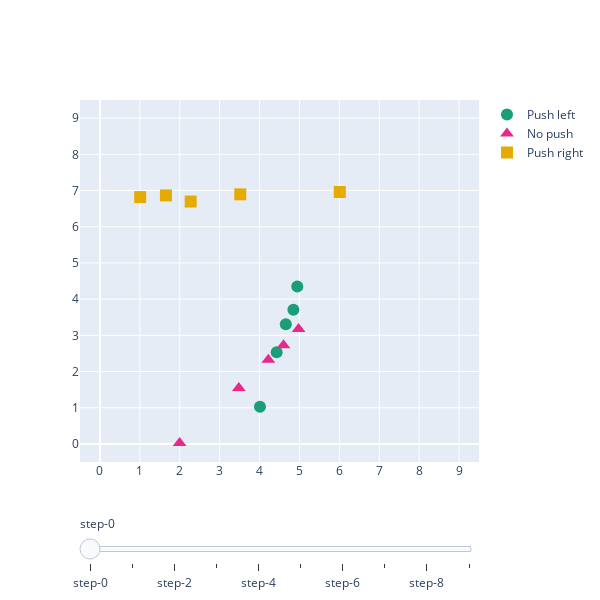

This figure's notebook cell:
### Code cell
plot_nodes_changes(stats_cr["mlgng_nodes"][160:170], 
                rewards=stats_cr["cumulative_reward"][160:170],
                action_names=act_dict, 
                symbols=act_symbol_plotly, 
                colors=act_color_plotly,
                frequency=1)

### Figure 1 — Plotly figure (JSON) as saved in the notebook; plotly's stock layout.template omitted (floating-point values rounded to 4 significant figures)
{"data": [{"marker": {"color": "rgba(27,158,119,1)", "size": 12, "symbol": 0}, "mode": "markers", "name": "Push left", "type": "scatter", "visible": true, "x": [4.946, 4.011, 4.429, 4.658, 4.849], "y": [4.349, 1.028, 2.533, 3.305, 3.706]}, {"marker": {"color": "rgba(231,41,138,1)", "size": 12, "symbol": 5}, "mode": "markers", "name": "No push", "type": "scatter", "visible": true, "x": [4.978, 1.997, 3.481, 4.221, 4.601], "y": [3.171, 0.0226, 1.541, 2.324, 2.722]}, {"marker": {"color": "rgba(230,171,2,1)", "size": 12, "symbol": 1}, "mode": "markers", "name": "Push right", "type": "scatter", "visible": true, "x": [1.008, 6.01, 3.517, 2.274, 1.653], "y": [6.818, 6.958, 6.894, 6.695, 6.864]}, {"marker": {"color": "rgba(27,158,119,1)", "size": 12, "symbol": 0}, "mode": "markers", "name": "Push left", "type": "scatter", "visible": false, "x": [4.946, 4.011, 4.426, 4.657, 4.849], "y": [4.349, 1.028, 2.534, 3.306, 3.706]}, {"marker": {"color": "rgba(231,41,138,1)", "size": 12, "symbol": 5}, "mode": "markers", "name": "No push", "type": "scatter", "visible": false, "x": [4.977, 1.997, 3.481, 4.221, 4.601], "y": [3.173, 0.0226, 1.541, 2.324, 2.722]}, {"marker": {"color": "rgba(230,171,2,1)", "size": 12, "symbol": 1}, "mode": "markers", "name": "Push right", "type": "scatter", "visible": false, "x": [1.007, 6.01, 3.517, 2.274, 1.653], "y": [6.817, 6.958, 6.892, 6.694, 6.864]}, {"marker": {"color": "rgba(27,158,119,1)", "size": 12, "symbol": 0}, "mode": "markers", "name": "Push left", "type": "scatter", "visible": false, "x": [4.945, 4.01, 4.424, 4.656, 4.848], "y": [4.35, 1.028, 2.534, 3.306, 3.706]}, {"marker": {"color": "rgba(231,41,138,1)", "size": 12, "symbol": 5}, "mode": "markers", "name": "No push", "type": "scatter", "visible": false, "x": [4.975, 1.997, 3.481, 4.219, 4.599], "y": [3.176, 0.0226, 1.541, 2.325, 2.724]}, {"marker": {"color": "rgba(230,171,2,1)", "size": 12, "symbol": 1}, "mode": "markers", "name": "Push right", "type": "scatter", "visible": false, "x": [1.008, 6.01, 3.517, 2.274, 1.653], "y": [6.814, 6.958, 6.891, 6.69, 6.863]}, {"marker": {"color": "rgba(27,158,119,1)", "size": 12, "symbol": 0}, "mode": "markers", "name": "Push left", "type": "scatter", "visible": false, "x": [4.943, 4.01, 4.424, 4.655, 4.848], "y": [4.351, 1.028, 2.534, 3.306, 3.706]}, {"marker": {"color": "rgba(231,41,138,1)", "size": 12, "symbol": 5}, "mode": "markers", "name": "No push", "type": "scatter", "visible": false, "x": [4.975, 1.997, 3.481, 4.219, 4.599], "y": [3.18, 0.0226, 1.541, 2.325, 2.724]}, {"marker": {"color": "rgba(230,171,2,1)", "size": 12, "symbol": 1}, "mode": "markers", "name": "Push right", "type": "scatter", "visible": false, "x": [1.008, 6.01, 3.517, 2.275, 1.653], "y": [6.814, 6.957, 6.888, 6.689, 6.863]}, {"marker": {"color": "rgba(27,158,119,1)", "size": 12, "symbol": 0}, "mode": "markers", "name": "Push left", "type": "scatter", "visible": false, "x": [4.942, 4.01, 4.422, 4.654, 4.848], "y": [4.353, 1.029, 2.534, 3.307, 3.707]}, {"marker": {"color": "rgba(231,41,138,1)", "size": 12, "symbol": 5}, "mode": "markers", "name": "No push", "type": "scatter", "visible": false, "x": [4.976, 1.997, 3.481, 4.218, 4.599], "y": [3.18, 0.0226, 1.541, 2.326, 2.724]}, {"marker": {"color": "rgba(230,171,2,1)", "size": 12, "symbol": 1}, "mode": "markers", "name": "Push right", "type": "scatter", "visible": false, "x": [1.007, 6.01, 3.518, 2.275, 1.653], "y": [6.813, 6.958, 6.888, 6.689, 6.863]}, {"marker": {"color": "rgba(27,158,119,1)", "size": 12, "symbol": 0}, "mode": "markers", "name": "Push left", "type": "scatter", "visible": false, "x": [4.94, 4.01, 4.422, 4.654, 4.847], "y": [4.354, 1.029, 2.535, 3.307, 3.707]}, {"marker": {"color": "rgba(231,41,138,1)", "size": 12, "symbol": 5}, "mode": "markers", "name": "No push", "type": "scatter", "visible": false, "x": [4.975, 1.997, 3.481, 4.218, 4.599], "y": [3.182, 0.0226, 1.541, 2.326, 2.724]}, {"marker": {"color": "rgba(230,171,2,1)", "size": 12, "symbol": 1}, "mode": "markers", "name": "Push right", "type": "scatter", "visible": false, "x": [1.007, 6.01, 3.518, 2.275, 1.653], "y": [6.812, 6.957, 6.886, 6.686, 6.863]}, {"marker": {"color": "rgba(27,158,119,1)", "size": 12, "symbol": 0}, "mode": "markers", "name": "Push left", "type": "scatter", "visible": false, "x": [4.94, 4.01, 4.421, 4.653, 4.847], "y": [4.355, 1.029, 2.535, 3.307, 3.707]}, {"marker": {"color": "rgba(231,41,138,1)", "size": 12, "symbol": 5}, "mode": "markers", "name": "No push", "type": "scatter", "visible": false, "x": [4.974, 1.997, 3.48, 4.217, 4.597], "y": [3.183, 0.0226, 1.541, 2.327, 2.726]}, {"marker": {"color": "rgba(230,171,2,1)", "size": 12, "symbol": 1}, "mode": "markers", "name": "Push right", "type": "scatter", "visible": false, "x": [1.007, 6.01, 3.518, 2.276, 1.653], "y": [6.812, 6.957, 6.885, 6.685, 6.863]}, {"marker": {"color": "rgba(27,158,119,1)", "size": 12, "symbol": 0}, "mode": "markers", "name": "Push left", "type": "scatter", "visible": false, "x": [4.94, 4.01, 4.42, 4.653, 4.847], "y": [4.356, 1.029, 2.535, 3.308, 3.707]}, {"marker": {"color": "rgba(231,41,138,1)", "size": 12, "symbol": 5}, "mode": "markers", "name": "No push", "type": "scatter", "visible": false, "x": [4.973, 1.997, 3.479, 4.216, 4.597], "y": [3.187, 0.0228, 1.543, 2.328, 2.726]}, {"marker": {"color": "rgba(230,171,2,1)", "size": 12, "symbol": 1}, "mode": "markers", "name": "Push right", "type": "scatter", "visible": false, "x": [1.007, 6.01, 3.519, 2.276, 1.653], "y": [6.81, 6.957, 6.883, 6.683, 6.862]}, {"marker": {"color": "rgba(27,158,119,1)", "size": 12, "symbol": 0}, "mode": "markers", "name": "Push left", "type": "scatter", "visible": false, "x": [4.939, 4.01, 4.418, 4.652, 4.847], "y": [4.357, 1.029, 2.536, 3.308, 3.707]}, {"marker": {"color": "rgba(231,41,138,1)", "size": 12, "symbol": 5}, "mode": "markers", "name": "No push", "type": "scatter", "visible": false, "x": [4.973, 1.997, 3.479, 4.214, 4.596], "y": [3.192, 0.0228, 1.543, 2.329, 2.728]}, {"marker": {"color": "rgba(230,171,2,1)", "size": 12, "symbol": 1}, "mode": "markers", "name": "Push right", "type": "scatter", "visible": false, "x": [1.007, 6.009, 3.519, 2.276, 1.654], "y": [6.81, 6.957, 6.883, 6.683, 6.863]}, {"marker": {"color": "rgba(27,158,119,1)", "size": 12, "symbol": 0}, "mode": "markers", "name": "Push left", "type": "scatter", "visible": false, "x": [4.939, 4.01, 4.416, 4.65, 4.847], "y": [4.358, 1.029, 2.536, 3.309, 3.707]}, {"marker": {"color": "rgba(231,41,138,1)", "size": 12, "symbol": 5}, "mode": "markers", "name": "No push", "type": "scatter", "visible": false, "x": [4.97, 1.997, 3.479, 4.214, 4.594], "y": [3.194, 0.0228, 1.543, 2.329, 2.729]}, {"marker": {"color": "rgba(230,171,2,1)", "size": 12, "symbol": 1}, "mode": "markers", "name": "Push right", "type": "scatter", "visible": false, "x": [1.008, 6.009, 3.519, 2.277, 1.654], "y": [6.809, 6.957, 6.88, 6.68, 6.862]}], "layout": {"autosize": false, "height": 600, "sliders": [{"active": 0, "pad": {"t": 50}, "steps": [{"args": [{"visible": [true, true, true, false, false, false, false, false, false, false, false, false, false, false, false, false, false, false, false, false, false, false, false, false, false, false, false, false, false, false]}, {"title": "Episode: 0<br> Reward: -143.0"}], "method": "update"}, {"args": [{"visible": [false, false, false, true, true, true, false, false, false, false, false, false, false, false, false, false, false, false, false, false, false, false, false, false, false, false, false, false, false, false]}, {"title": "Episode: 1<br> Reward: -141.0"}], "method": "update"}, {"args": [{"visible": [false, false, false, false, false, false, true, true, true, false, false, false, false, false, false, false, false, false, false, false, false, false, false, false, false, false, false, false, false, false]}, {"title": "Episode: 2<br> Reward: -153.0"}], "method": "update"}, {"args": [{"visible": [false, false, false, false, false, false, false, false, false, true, true, true, false, false, false, false, false, false, false, false, false, false, false, false, false, false, false, false, false, false]}, {"title": "Episode: 3<br> Reward: -161.0"}], "method": "update"}, {"args": [{"visible": [false, false, false, false, false, false, false, false, false, false, false, false, true, true, true, false, false, false, false, false, false, false, false, false, false, false, false, false, false, false]}, {"title": "Episode: 4<br> Reward: -143.0"}], "method": "update"}, {"args": [{"visible": [false, false, false, false, false, false, false, false, false, false, false, false, false, false, false, true, true, true, false, false, false, false, false, false, false, false, false, false, false, false]}, {"title": "Episode: 5<br> Reward: -144.0"}], "method": "update"}, {"args": [{"visible": [false, false, false, false, false, false, false, false, false, false, false, false, false, false, false, false, false, false, true, true, true, false, false, false, false, false, false, false, false, false]}, {"title": "Episode: 6<br> Reward: -159.0"}], "method": "update"}, {"args": [{"visible": [false, false, false, false, false, false, false, false, false, false, false, false, false, false, false, false, false, false, false, false, false, true, true, true, false, false, false, false, false, false]}, {"title": "Episode: 7<br> Reward: -142.0"}], "method": "update"}, {"args": [{"visible": [false, false, false, false, false, false, false, false, false, false, false, false, false, false, false, false, false, false, false, false, false, false, false, false, true, true, true, false, false, false]}, {"title": "Episode: 8<br> Reward: -144.0"}], "method": "update"}, {"args": [{"visible": [false, false, false, false, false, false, false, false, false, false, false, false, false, false, false, false, false, false, false, false, false, false, false, false, false, false, false, true, true, true]}, {"title": "Episode: 9<br> Reward: -143.0"}], "method": "update"}]}], "width": 600, "xaxis": {"range": [-0.5, 9.5], "tickmode": "linear"}, "yaxis": {"range": [-0.5, 9.5], "tickmode": "linear"}}}
